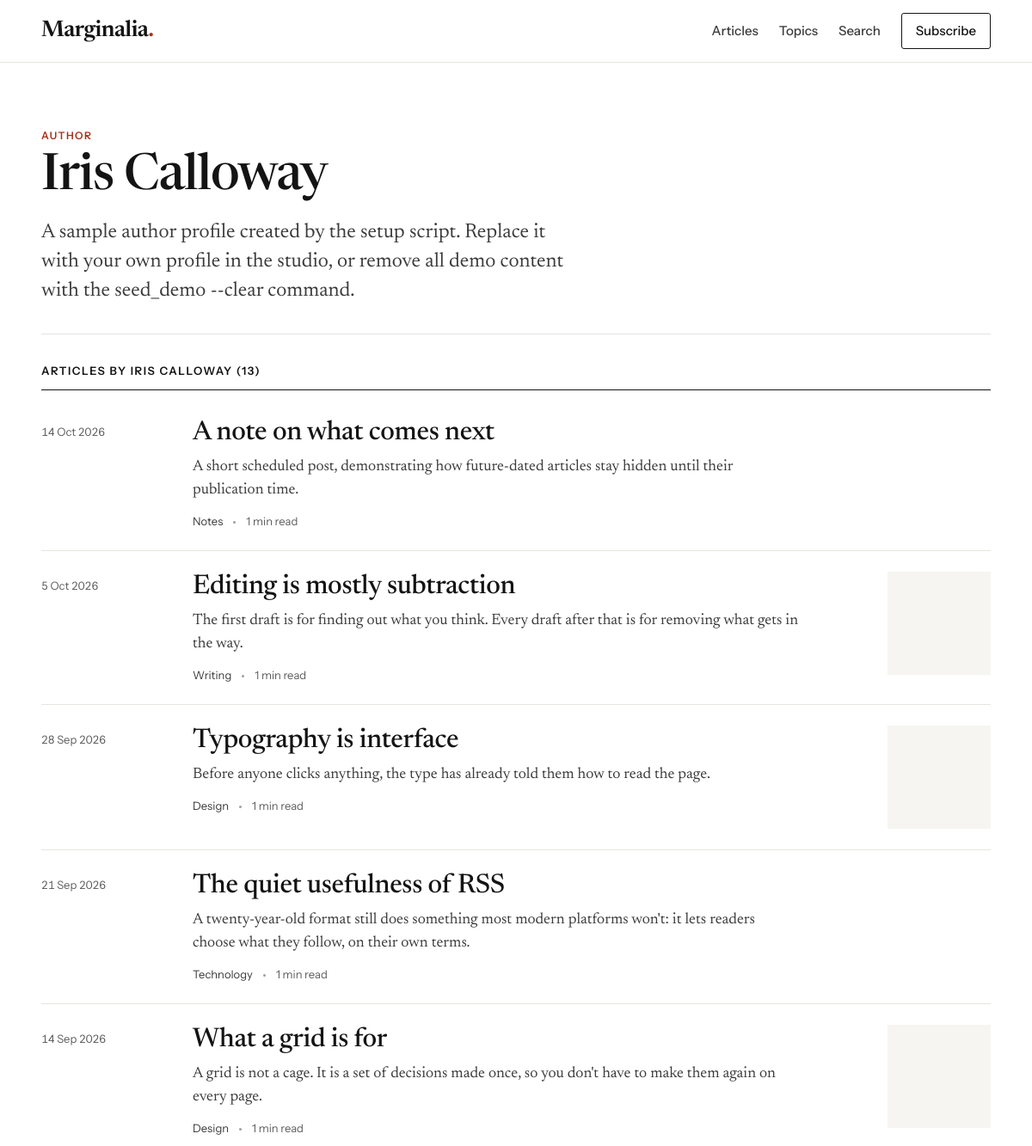
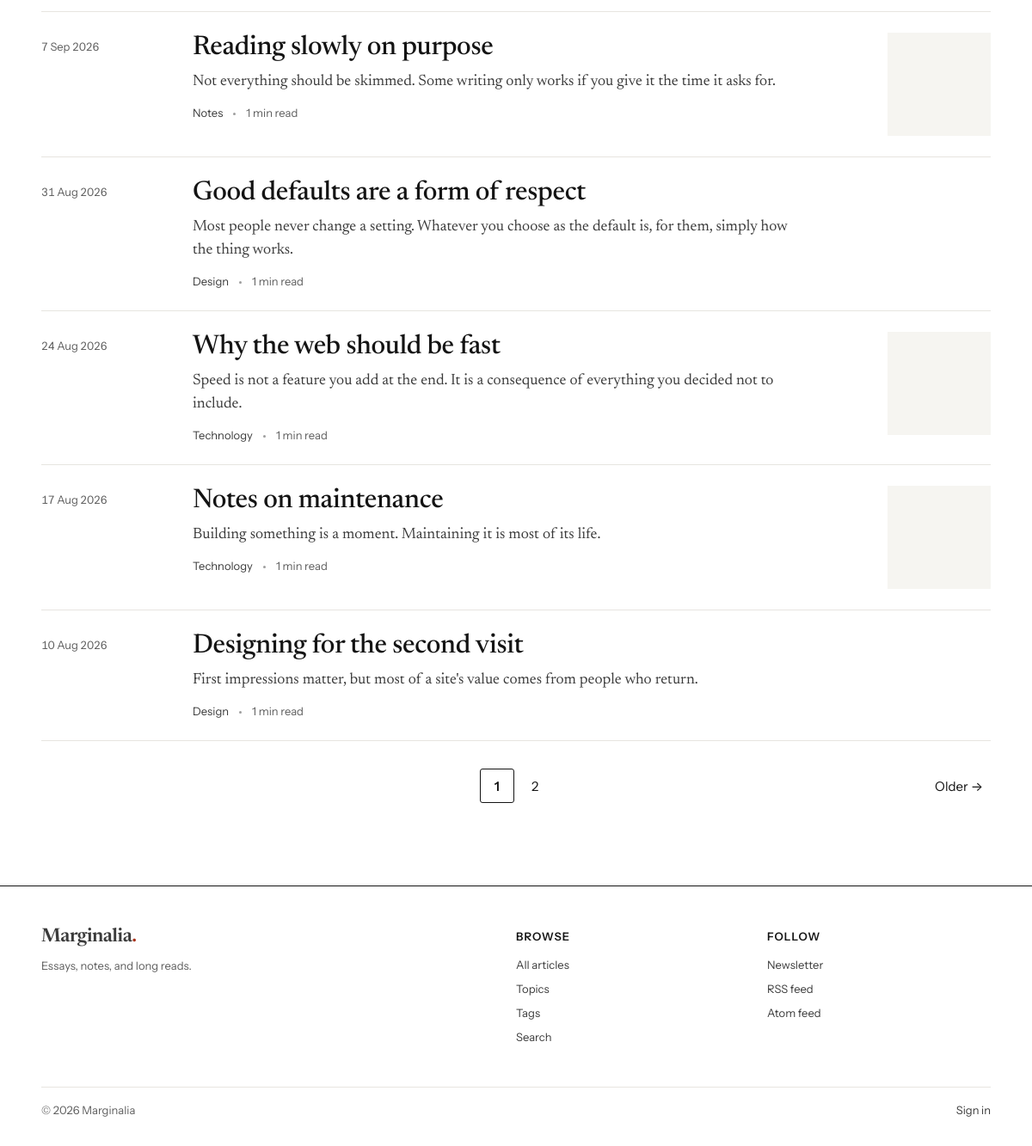
Screenshot of /authors/iris-calloway/ with the database file from the repository (2 pictures, top to bottom).
### apps/blog/models.py (models this page shows, shortened)
class Author(models.Model):
    user = models.OneToOneField(
        settings.AUTH_USER_MODEL,
        null=True,
        blank=True,
        on_delete=models.SET_NULL,
        related_name="author_profile",
        help_text="Optional sign-in account linked to this author.",
    )
    name = models.CharField(max_length=120)
    slug = models.SlugField(max_length=140, unique=True, validators=[slug_validator])
    bio = models.TextField(blank=True, max_length=1500)
    avatar = models.ForeignKey(
        "images.Image", null=True, blank=True, on_delete=models.SET_NULL, related_name="+"
    )
    website = models.URLField(blank=True)
    is_demo = models.BooleanField(default=False)
    created_at = models.DateTimeField(auto_now_add=True)
    updated_at = models.DateTimeField(auto_now=True)
    class Meta:
        ordering = ["name"]

class Post(models.Model):
    class Status(models.TextChoices):
        DRAFT = "draft", "Draft"
        PUBLISHED = "published", "Published"
    title = models.CharField(max_length=200)
    slug = models.SlugField(max_length=200, unique=True, validators=[slug_validator])
    excerpt = models.TextField(
        blank=True, max_length=400, help_text="A one- or two-sentence summary shown in listings."
    )
    body = models.TextField(blank=True, help_text="Written in Markdown.")
    body_html = models.TextField(blank=True, editable=False)
    body_text = models.TextField(blank=True, editable=False)
    word_count = models.PositiveIntegerField(default=0, editable=False)
    reading_time = models.PositiveSmallIntegerField(default=1, editable=False)
    cover_image = models.ForeignKey(
        "images.Image", null=True, blank=True, on_delete=models.SET_NULL, related_name="+"
    )
    author = models.ForeignKey(Author, on_delete=models.PROTECT, related_name="posts")
    category = models.ForeignKey(
        Category, null=True, blank=True, on_delete=models.SET_NULL, related_name="posts"
    )
    tags = models.ManyToManyField(Tag, blank=True, related_name="posts")
    status = models.CharField(
        max_length=10, choices=Status.choices, default=Status.DRAFT, db_index=True
    )
    published_at = models.DateTimeField(null=True, blank=True, db_index=True)
    featured = models.BooleanField(default=False, help_text="Feature on the home page.")
    allow_comments = models.BooleanField(default=True)
    seo_title = models.CharField("SEO title", max_length=70, blank=True)
    seo_description = models.CharField("SEO description", max_length=200, blank=True)
    is_demo = models.BooleanField(default=False)
    created_at = models.DateTimeField(auto_now_add=True)
    updated_at = models.DateTimeField(auto_now=True)
    created_by = models.ForeignKey(
        settings.AUTH_USER_MODEL, null=True, blank=True, on_delete=models.SET_NULL, related_name="+"
    )
    updated_by = models.ForeignKey(
        settings.AUTH_USER_MODEL, null=True, blank=True, on_delete=models.SET_NULL, related_name="+"
    )
    objects = PostQuerySet.as_manager()
    class Meta:
        ordering = ["-published_at", "-created_at"]
        indexes = [models.Index(fields=["status", "published_at"])]
        permissions = [("manage_publication", "Can manage the publication in the studio")]
    def get_absolute_url(self):
        return reverse("blog:post_detail", args=[self.slug])
    @property
    def summary(self):
        return self.excerpt or Truncator(self.body_text).words(40)

class Category(models.Model):
    name = models.CharField(max_length=80, unique=True)
    slug = models.SlugField(max_length=100, unique=True, validators=[slug_validator])
    description = models.TextField(blank=True, max_length=500)
    position = models.PositiveSmallIntegerField(
        default=0, help_text="Lower numbers are listed first."
    )
    is_demo = models.BooleanField(default=False)
    class Meta:
        ordering = ["position", "name"]
        verbose_name_plural = "categories"
    def get_absolute_url(self):
        return reverse("blog:category_detail", args=[self.slug])

### apps/images/models.py (models this page shows, shortened)
class Image(models.Model):
    file = models.ImageField(upload_to=image_upload_to, width_field="width", height_field="height")
    alt_text = models.CharField(
        "alt text",
        max_length=250,
        help_text="Describe the image for people who can't see it.",
    )
    width = models.PositiveIntegerField(default=0, editable=False)
    height = models.PositiveIntegerField(default=0, editable=False)
    file_size = models.PositiveIntegerField(default=0, editable=False)
    original_filename = models.CharField(max_length=255, blank=True)
    uploaded_by = models.ForeignKey(
        settings.AUTH_USER_MODEL, null=True, blank=True, on_delete=models.SET_NULL, related_name="+"
    )
    is_demo = models.BooleanField(default=False)
    created_at = models.DateTimeField(auto_now_add=True)
    class Meta:
        ordering = ["-created_at"]
    @property
    def url(self):
        return self.file.url if self.file else ""

### apps/blog/views.py (the view)
# urls.py: path("authors/<slug:slug>/", views.author_detail, name="author_detail"),
@require_GET
def author_detail(request, slug):
    author = get_object_or_404(Author.objects.select_related("avatar"), slug=slug)
    page = paginate(request, Post.objects.live().filter(author=author).with_relations())
    return render(request, "blog/author_detail.html", {"author": author, "page": page})

### apps/blog/models.py (called while the page is built)
    def live(self, now=None):
        return self.filter(
            status=Post.Status.PUBLISHED,
            published_at__isnull=False,
            published_at__lte=now or timezone.now(),
        )

    def with_relations(self):
        return self.select_related("author", "category", "cover_image").prefetch_related("tags")

### apps/blog/views.py (called while the page is built)
def paginate(request, items, per_page=None):
    paginator = Paginator(items, per_page or settings.POSTS_PER_PAGE)
    try:
        return paginator.page(request.GET.get("page") or 1)
    except (EmptyPage, PageNotAnInteger):
        raise Http404("That page doesn't exist.") from None

### apps/core/context_processors.py (called while the page is built)
def site(request):
    return {
        "publication": {
            "name": settings.SITE_NAME,
            "tagline": settings.SITE_TAGLINE,
            "url": settings.SITE_URL,
            "language": settings.SITE_LANGUAGE,
        },
        "ephemeral_data": settings.EPHEMERAL_DATA,
    }

### apps/core/templatetags/ui.py (called while the page is built)
@register.simple_tag(takes_context=True)
def nav_current(context, *url_names):
    match = getattr(context.get("request"), "resolver_match", None)
    if match and match.view_name in url_names:
        return mark_safe(' aria-current="page"')
    return ""

### apps/studio/context_processors.py (called while the page is built)
def studio(request):
    match = getattr(request, "resolver_match", None)
    if not match or match.namespace != "studio" or not is_editor(request.user):
        return {}
    from apps.comments.models import Comment
    return {"studio_pending_comments": Comment.objects.pending().count()}

### templates/blog/author_detail.html (shortened to what this page needs)
{% extends "base.html" %}
{% load ui %}
{% block content %}
<div class="wrap">
  <header class="page-head">
    <span class="kicker">Author</span>
    <h1>{{ author.name }}</h1>
    {% if author.bio %}<p class="page-head__lede">{{ author.bio|linebreaksbr }}</p>{% endif %}
  </header>
  <div class="section-head"><h2>Articles by {{ author.name }} ({{ page.paginator.count }})</h2></div>
  {% if page.object_list %}
    <ul class="post-index" role="list">{% for post in page.object_list %}{% include "partials/post_row.html" with level="h3" %}{% endfor %}</ul>
    {% include "partials/pagination.html" %}
  {% else %}
    <div class="empty"><h2>No published articles yet</h2><p>Articles by {{ author.name }} will appear here.</p></div>
  {% endif %}
</div>
{% endblock %}

### templates/partials/post_row.html (shortened to what this page needs)
<li class="post-row{% if not post.cover_image %} post-row--no-thumb{% endif %}">
  <time class="post-row__date" datetime="{{ post.published_at|date:'c' }}">{{ post.published_at|date:"j M Y" }}</time>
  <div>
    <{{ level|default:"h2" }} class="post-row__title"><a href="{{ post.get_absolute_url }}">{{ post.title }}</a></{{ level|default:"h2" }}>
    {% if post.snippet %}
      <p class="post-row__snippet">{{ post.snippet }}</p>
    {% else %}
      <p class="post-row__excerpt">{{ post.summary }}</p>
    {% endif %}
    <div class="meta">
      {% if post.category %}<a href="{{ post.category.get_absolute_url }}">{{ post.category.name }}</a>{% endif %}
      <span>{{ post.reading_time }} min read</span>
    </div>
  </div>
  {% if post.cover_image %}
    <a class="post-row__thumb" href="{{ post.get_absolute_url }}" tabindex="-1" aria-hidden="true">
      <img src="{{ post.cover_image.url }}" alt="" width="240" height="240" loading="lazy" decoding="async">
    </a>
  {% endif %}
</li>

### rows the page displays
Author: name "Iris Calloway", bio "A sample author profile created by the setup script. Replace it with your own profile in the studio, or remove all demo content with the seed_demo --clear command.", name "IRIS CALLOWAY"
Post: published_at "14 Oct 2026", title "A note on what comes next", summary "A short scheduled post, demonstrating how future-dated articles stay hidden until their publication time.", category.name "Notes", reading_time "1"
Post: published_at "5 Oct 2026", title "Editing is mostly subtraction", summary "The first draft is for finding out what you think. Every draft after that is for removing what gets in the way.", category.name "Writing", reading_time "1", cover_image (picture)
Post: published_at "28 Sep 2026", title "Typography is interface", summary "Before anyone clicks anything, the type has already told them how to read the page.", category.name "Design", reading_time "1", cover_image (picture)
Post: published_at "21 Sep 2026", title "The quiet usefulness of RSS", summary "A twenty-year-old format still does something most modern platforms won't: it lets readers choose what they follow, on their own terms.", category.name "Technology", reading_time "1"
Post: published_at "14 Sep 2026", title "What a grid is for", summary "A grid is not a cage. It is a set of decisions made once, so you don't have to make them again on every page.", category.name "Design", reading_time "1", cover_image (picture)
Post: published_at "7 Sep 2026", title "Reading slowly on purpose", summary "Not everything should be skimmed. Some writing only works if you give it the time it asks for.", category.name "Notes", reading_time "1", cover_image (picture)
Post: published_at "31 Aug 2026", title "Good defaults are a form of respect", summary "Most people never change a setting. Whatever you choose as the default is, for them, simply how the thing works.", category.name "Design", reading_time "1"
Post: published_at "24 Aug 2026", title "Why the web should be fast", summary "Speed is not a feature you add at the end. It is a consequence of everything you decided not to include.", category.name "Technology", reading_time "1", cover_image (picture)
Post: published_at "17 Aug 2026", title "Notes on maintenance", summary "Building something is a moment. Maintaining it is most of its life.", category.name "Technology", reading_time "1", cover_image (picture)
Post: published_at "10 Aug 2026", title "Designing for the second visit", summary "First impressions matter, but most of a site's value comes from people who return.", category.name "Design", reading_time "1"

### other values shown
{{ publication.name }} "Marginalia"
{{ page.paginator.count }} "13"
{{ number }} "1"
{{ number }} "2"
{{ publication.tagline }} "Essays, notes, and long reads."
